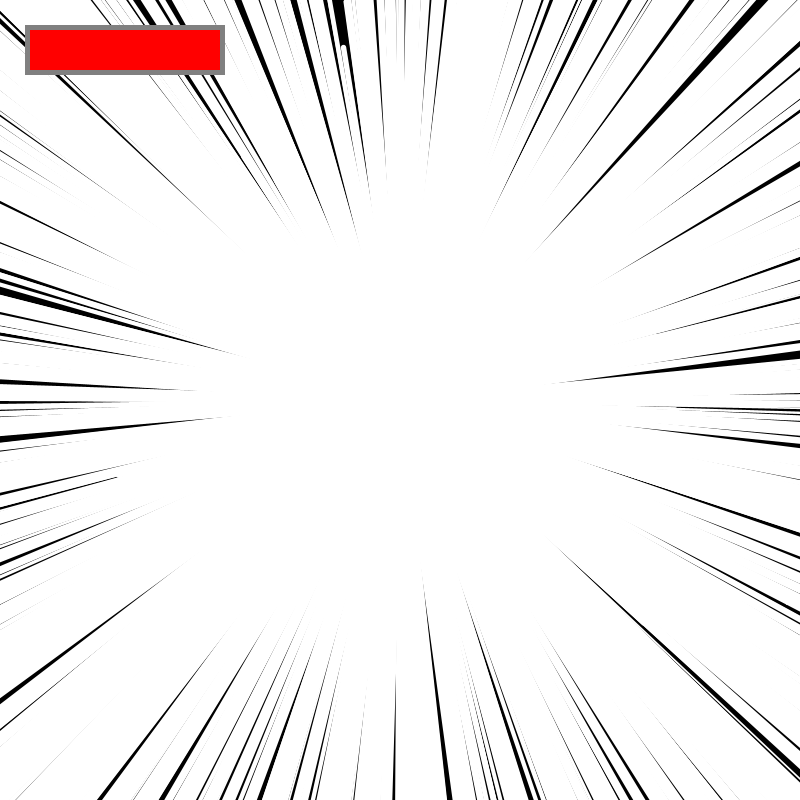
Frame 1 (no input)
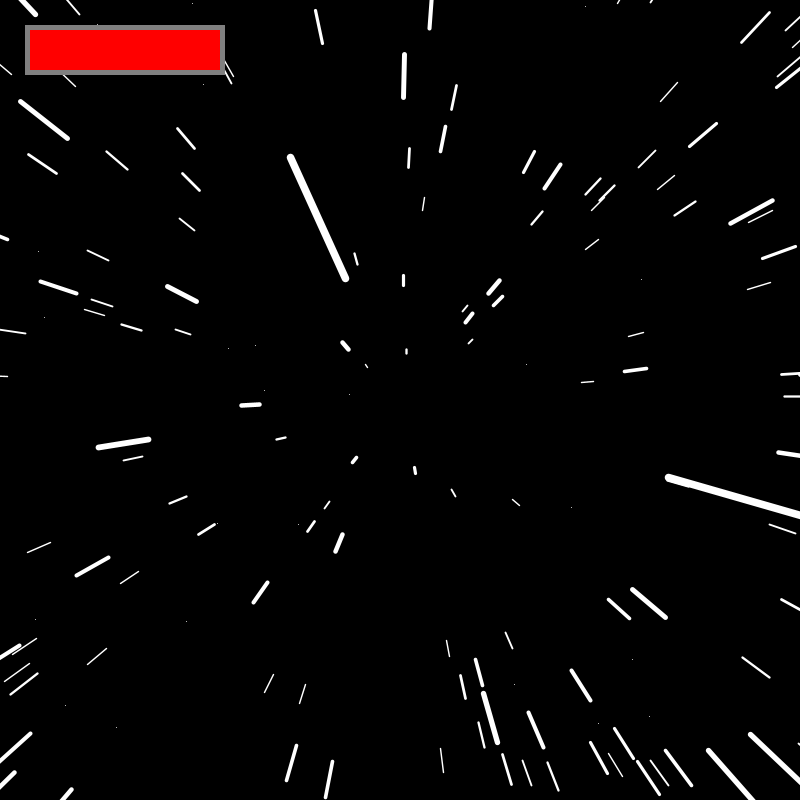
Frame 60 (the mouse pressed at the canvas centre just before this capture)
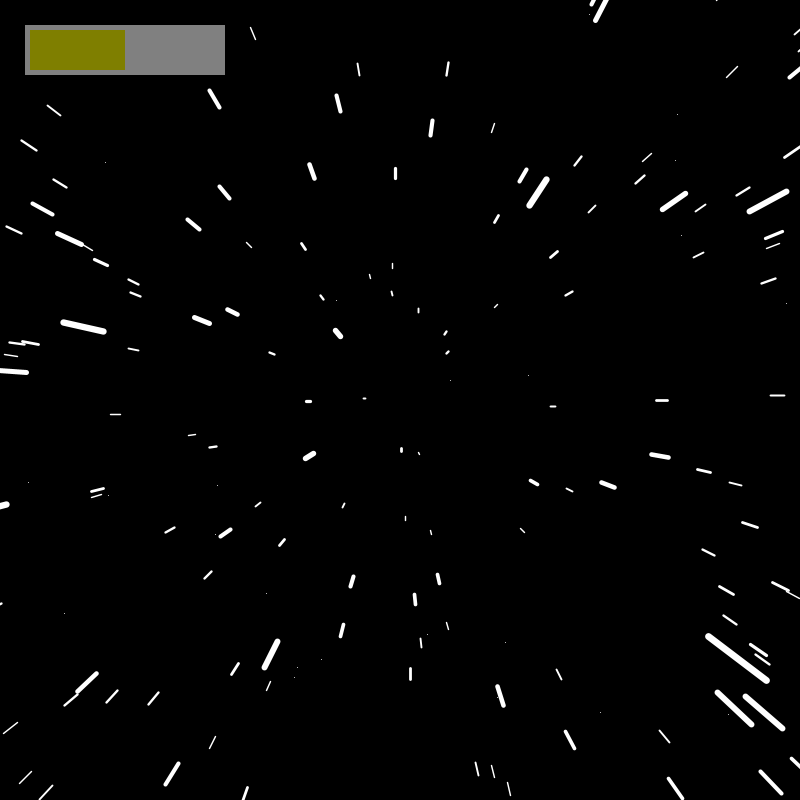
Frame 120 (the mouse held since frame 60 and released just before this capture)

The Processing sketch that drew these frames (run headless with seeded random() and noise(); from frame 60 on, the mouse is pressed at the canvas centre):

// Processing sketch: Starfield
// ── Starfield.pde
//config
float maxSpeed = 50;
float minSpeed = 1;
int numStars = 1500;

//declare vaiables
Star[] stars = new Star[numStars];
float speed;

void setup() {
  size(800, 800);
  for (int i = 0; i < stars.length; i++){
    stars[i] = new Star();
  }
}

void draw() {
  background(0);
  translate(width/2,height/2);
  speed = map(mouseY, 0, height, maxSpeed, minSpeed);
  for (int i = 0; i < stars.length; i++){
    stars[i].update();
    stars[i].show();
    
    //speedometer
    fill(128);
    noStroke();
    rect(25 - width/2, 25 - height/2, 200, 50);
    fill(map(speed, minSpeed, maxSpeed, 0, 255), map(speed, minSpeed, maxSpeed, 255, 0), 0);
    rect(30 - width/2, 30 - height/2, map(speed, minSpeed, maxSpeed, 0, 190), 40);
  }
}

// ── Star.pde
class Star {
 
  float px;
  float py;
  float sx;
  float sy;
  float x;
  float y; 
  float z;
  
  Star(){
    x = random(-width, width);
    y = random(-height, height);
    z = random(0, width);
    px = x;
    py = y;
  }
  
  void update() {
     z = z - speed ;
     if (z < 1) {
       z = width;
       x = random(-width, width);
       y = random(-height, height);
       px = x;
       py = y;
     } else {
       px = sx;
       py = sy;
     }
     sx = map(x/z, 0, 1, 0, width);
     sy = map(y/z, 0, 1, 0, height);
  }
   
  void show() {
      stroke(255);
      strokeWeight(map(z, 0, width, 8, 1));
      line(px, py, sx, sy);
  }
}
